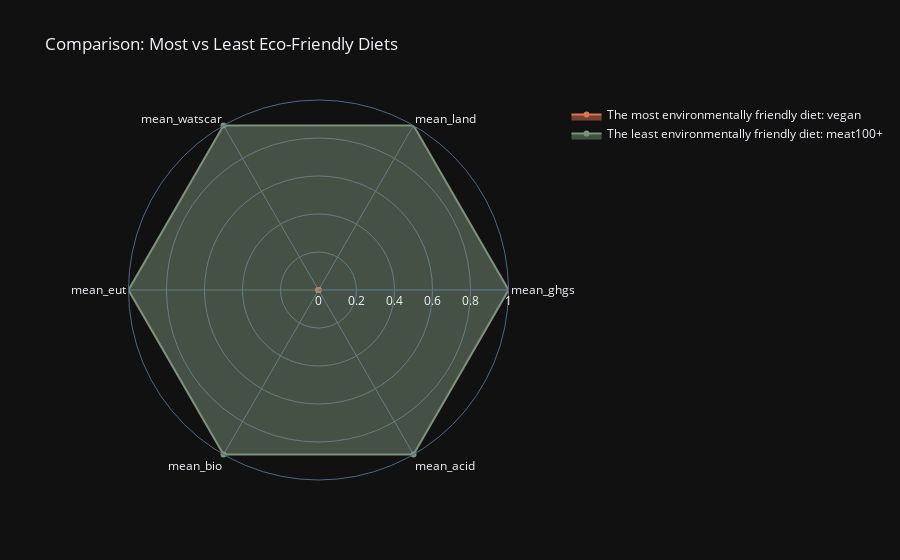

The code cell stored with this chart in its notebook:
### Code cell
fig = go.Figure()

fig.add_trace(go.Scatterpolar(
    r=best_values,
    theta=categories,
    name=f"The most environmentally friendly diet: {best_diet['diet_group']}",
    line=dict(color='#DD7650'),
    fill='toself'
))

fig.add_trace(go.Scatterpolar(
    r=worst_values,
    theta=categories,
    name=f"The least environmentally friendly diet: {worst_diet['diet_group']}",
    line=dict(color='#7D927D'),
    fill='toself'
))

# 图像布局
fig.update_layout(
    polar=dict(
        radialaxis=dict(visible=True, range=[0, 1])
    ),
    title="Comparison: Most vs Least Eco-Friendly Diets",
    showlegend=True
)

fig.show()

### Figure 1 — Plotly figure (JSON) as saved in the notebook; plotly's stock layout.template omitted (floating-point values rounded to 4 significant figures)
{"data": [{"fill": "toself", "line": {"color": "#DD7650"}, "name": "The most environmentally friendly diet: vegan", "r": [0.0, 0.0, 0.0, 0.0, 0.0, 0.0, 0.0], "theta": ["mean_ghgs", "mean_land", "mean_watscar", "mean_eut", "mean_bio", "mean_acid", "mean_ghgs"], "type": "scatterpolar"}, {"fill": "toself", "line": {"color": "#7D927D"}, "name": "The least environmentally friendly diet: meat100+", "r": [1.0, 1.0, 1.0, 1.0, 1.0, 1.0, 1.0], "theta": ["mean_ghgs", "mean_land", "mean_watscar", "mean_eut", "mean_bio", "mean_acid", "mean_ghgs"], "type": "scatterpolar"}], "layout": {"polar": {"radialaxis": {"visible": true, "range": [0, 1]}}, "title": {"text": "Comparison: Most vs Least Eco-Friendly Diets"}, "showlegend": true}}
